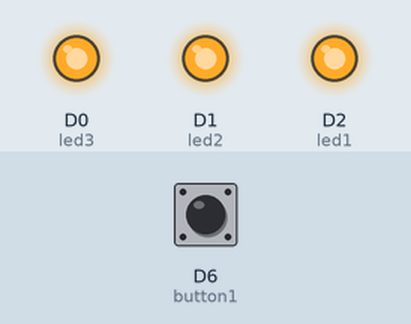
This sketch was run on a simulated Particle Photon. On the bench: output pins drawn as LEDs (lit = HIGH). Inputs (shaded band) come from the test bench; at power-on: D6 (button1) HIGH.

Above: at 1.8 s.
1.9 s: D6 (button1) pulled LOW for 0.6 s
At 3.7 s:
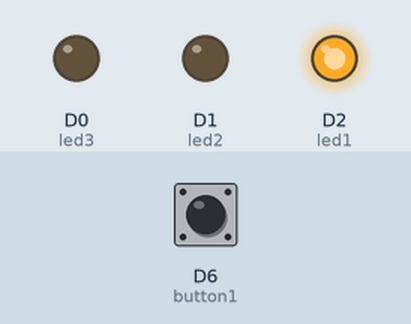
4.5 s: D6 (button1) pulled LOW for 1 s
At 6.3 s:
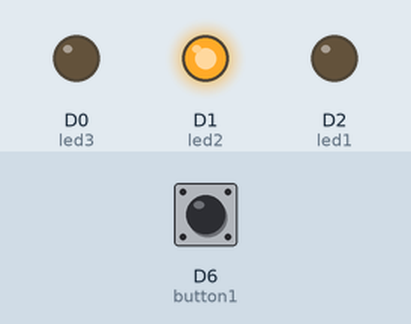
7.0 s: D6 (button1) pulled LOW for 0.6 s
At 8.9 s:
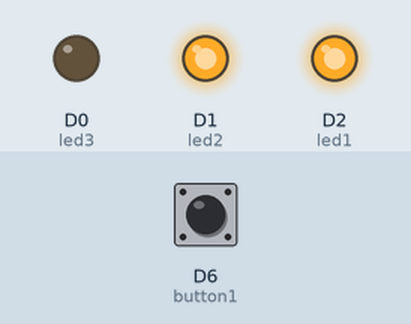
9.5 s: D6 (button1) pulled LOW for 3.2 s
At 14.2 s:
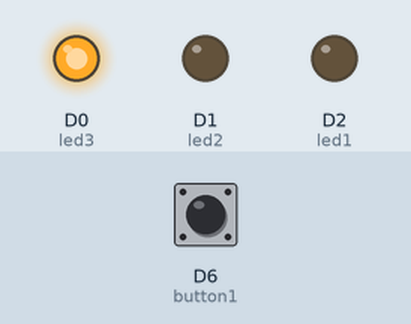
14.6 s: D6 (button1) pulled LOW for 0.6 s
At 16.8 s:
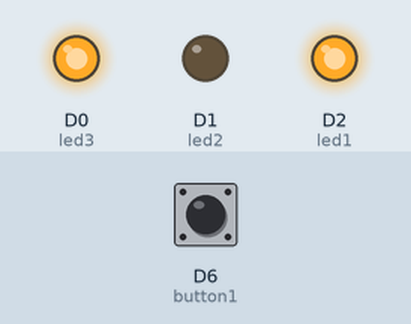
17.1 s: D6 (button1) pulled LOW for 1 s
At 19.5 s:
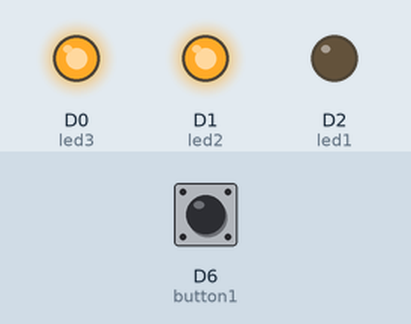
Timing chart, 0 to 20.6 s (numbered marks = the images above; inputs shaded):
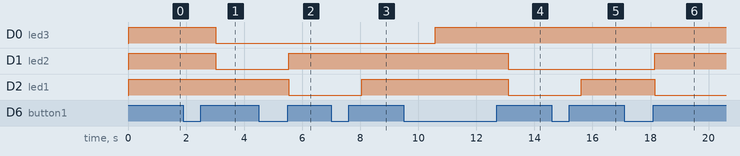

The sketch:

light2.ino
```cpp
int button1 = D6;
int led1 = D2;
int led2 = D1;
int led3 = D0;
int32_t light_state;
int color_num = 1;
char color_num_str[1];


void set_color(int color_num)
{
    sprintf(color_num_str,"%d", color_num);
    switch (color_num) {
        case 0:
            digitalWrite(led1,HIGH);
            digitalWrite(led2,HIGH);
            digitalWrite(led3,HIGH);
            light_state = LOW;
            break;
        case 1:
            digitalWrite(led1,HIGH);
            digitalWrite(led2,LOW);
            digitalWrite(led3,LOW);
            light_state = HIGH;
            break;
        case 2:
            digitalWrite(led1,LOW);
            digitalWrite(led2,HIGH);
            digitalWrite(led3,LOW);
            light_state = HIGH;
            break;
        case 3:
            digitalWrite(led1,HIGH);
            digitalWrite(led2,HIGH);
            digitalWrite(led3,LOW);
            light_state = HIGH;
            break;
        case 4:
            digitalWrite(led1,LOW);
            digitalWrite(led2,LOW);
            digitalWrite(led3,HIGH);
            light_state = HIGH;
            break;
        case 5:
            digitalWrite(led1,HIGH);
            digitalWrite(led2,LOW);
            digitalWrite(led3,HIGH);
            light_state = HIGH;
            break;
        case 6:
            digitalWrite(led1,LOW);
            digitalWrite(led2,HIGH);
            digitalWrite(led3,HIGH);
            light_state = HIGH;
            break;
        case 7:
            digitalWrite(led1,LOW);
            digitalWrite(led2,LOW);
            digitalWrite(led3,LOW);
            light_state = HIGH;
            break;
    }
}

void HandleLightOff(const char *event, const char *data)
{
    //char rxName[64];
    //strcpy(rxName, event);
    //light2_state = digitalRead(led1);
    Particle.publish("yaara_light2_catched_off_1");
    if (light_state == HIGH) {
        set_color(0);
    }

}

void HandleLightOn(const char *event, const char *data)
{
    char rxData[1];
    strcpy(rxData, data);
    //light2_state = digitalRead(led1);
    Particle.publish("yaara_light2_catched_on_1");
    Particle.publish(rxData);
    set_color(atoi(rxData));
}

void setup()
{
    // the system thread isn't busy so these synchronous functions execute quickly
    Particle.subscribe("yaara_light_light1_on", HandleLightOn);
    Particle.subscribe("yaara_light_light1_off", HandleLightOff);
    //Particle.publish("light1_state", myvar);
    Particle.publish("yaara_light_power_on_2");
    Particle.connect();    // <-- now connect to the cloud, which ties up the system thread
    pinMode(button1, INPUT_PULLUP);
    pinMode(led1, OUTPUT);
    pinMode(led2, OUTPUT);
    pinMode(led3, OUTPUT);
    digitalWrite(led1,LOW);
    digitalWrite(led2,LOW);
    digitalWrite(led3,LOW);
    set_color(0);
}

void loop() {
    if (digitalRead(button1) == LOW) {
        delay(1000);
        if (digitalRead(button1) == LOW) {
            set_color(0);
            Particle.publish("yaara_light_light2_off",color_num_str,PRIVATE);
        } else {
            //light2_state = digitalRead(led1);
            set_color(color_num);
            color_num = (color_num + 1)%8;
            if (color_num == 0) {
                color_num = 1;
            }
            Particle.publish("yaara_light_light2_on",color_num_str,PRIVATE);
        }
        delay(1000);
    }
    delay(500);
}
```

Measured:
- after the input at 1.9 s, D0 (led3), D1 (led2): HIGH → LOW after 1.1 s
- after the input at 4.5 s, D1 (led2): LOW → HIGH after 1.0 s; D2 (led1): HIGH → LOW after 1.0 s
- after the input at 7.0 s, D2 (led1): LOW → HIGH after 1.1 s
- after the input at 9.5 s, D0 (led3): LOW → HIGH after 1.1 s; D1 (led2), D2 (led1): HIGH → LOW after 3.6 s
- after the input at 14.6 s, D2 (led1): LOW → HIGH after 1.0 s
- after the input at 17.1 s, D1 (led2): LOW → HIGH after 1.0 s; D2 (led1): HIGH → LOW after 1.0 s
